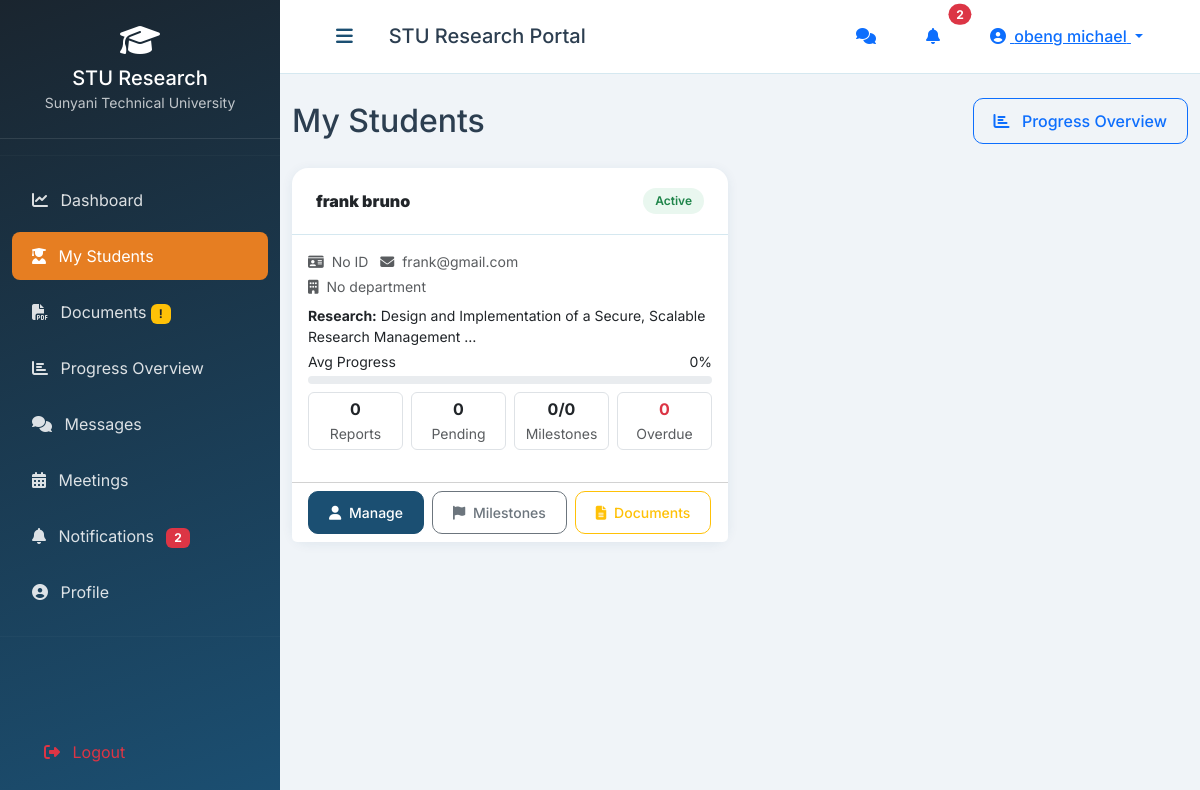
The page /supervisor/students/ (signed in) on the database its author committed.
### research/models.py (models this page shows, shortened)
class User(AbstractUser):
    ROLE_CHOICES = (
        ('admin', 'Administrator'),
        ('supervisor', 'Supervisor'),
        ('student', 'Student'),
    )
    role = models.CharField(max_length=20, choices=ROLE_CHOICES, default='student')
    student_id = models.CharField(max_length=50, unique=True, null=True, blank=True)
    phone = models.CharField(max_length=20, blank=True)
    department = models.CharField(max_length=100, blank=True)
    profile_pic = models.ImageField(upload_to='profile_pics/', null=True, blank=True)
    is_active = models.BooleanField(default=True)
    last_seen = models.DateTimeField(null=True, blank=True)

class Allocation(models.Model):
    STATUS_CHOICES = (
        ('active', 'Active'),
        ('completed', 'Completed'),
        ('terminated', 'Terminated'),
    )
    proposal = models.OneToOneField(
        Proposal, on_delete=models.CASCADE, related_name='allocation'
    )
    student = models.ForeignKey(
        User, on_delete=models.CASCADE,
        related_name='allocations_as_student',
        limit_choices_to={'role': 'student'}
    )
    supervisor = models.ForeignKey(
        User, on_delete=models.CASCADE,
        related_name='allocations_as_supervisor',
        limit_choices_to={'role': 'supervisor'}
    )
    allocated_by = models.ForeignKey(
        User, on_delete=models.SET_NULL, null=True,
        related_name='allocations_made'
    )
    match_score = models.FloatField(
        default=0.0,
        help_text="Cosine similarity score from chaotic allocation algorithm (0–1)"
    )
    allocation_date = models.DateTimeField(auto_now_add=True)
    status = models.CharField(max_length=20, choices=STATUS_CHOICES, default='active')
    notes = models.TextField(blank=True)

class Proposal(models.Model):
    STATUS_CHOICES = (
        ('draft', 'Draft'),
        ('submitted', 'Submitted'),
        ('under_review', 'Under Review'),
        ('approved', 'Approved'),
        ('rejected', 'Rejected'),
        ('revision_required', 'Revision Required'),
    )
    student = models.ForeignKey(
        User, on_delete=models.CASCADE,
        related_name='proposals',
        limit_choices_to={'role': 'student'}
    )
    title = models.CharField(max_length=500)
    abstract = models.TextField(blank=True)
    objectives = models.TextField(blank=True)
    methodology = models.TextField(blank=True)
    background = models.TextField(blank=True)
    expected_outcomes = models.TextField(blank=True)
    keywords = models.CharField(max_length=500, blank=True, help_text="Comma separated keywords")
    department = models.CharField(max_length=100, blank=True)
    program = models.CharField(max_length=100, blank=True)
    academic_year = models.CharField(max_length=20, blank=True)
    document = models.FileField(upload_to='proposals/', null=True, blank=True)
    status = models.CharField(max_length=30, choices=STATUS_CHOICES, default='draft')
    admin_comments = models.TextField(blank=True)
    submission_date = models.DateTimeField(null=True, blank=True)
    review_date = models.DateTimeField(null=True, blank=True)
    created_at = models.DateTimeField(auto_now_add=True)
    updated_at = models.DateTimeField(auto_now=True)

### research/views.py (the view)
# urls.py: path('supervisor/students/', views.supervisor_students, name='supervisor_students'),
@login_required
@role_required('supervisor')
def supervisor_students(request):
    user = request.user
    allocations = list(
        Allocation.objects
        .filter(supervisor=user, status='active')
        .select_related('student', 'proposal')
        .order_by('student__first_name')
    )
    for alloc in allocations:
        reports = ProgressReport.objects.filter(allocation=alloc)
        alloc.avg_progress = int(
            reports.aggregate(Avg('percentage_complete'))['percentage_complete__avg'] or 0
        )
        alloc.report_count  = reports.count()
        alloc.pending_docs  = reports.filter(status='submitted').count()
        alloc.last_report   = reports.order_by('-submitted_at').first()
        alloc.total_milestones = Milestone.objects.filter(allocation=alloc).count()
        alloc.done_milestones  = Milestone.objects.filter(allocation=alloc, status='completed').count()
        alloc.overdue_milestones = Milestone.objects.filter(
            allocation=alloc,
            due_date__lt=timezone.now().date(),
            status__in=['pending', 'in_progress']
        ).count()
    context = {
        'allocations': allocations,
        'section': 'students',
    }
    return render(request, 'research/supervisor/students.html', context)

### research/context_processors.py (called while the page is built)
def notification_count(request):
    if request.user.is_authenticated:
        notif_count = Notification.objects.filter(user=request.user, is_read=False).count()
        try:
            from .models import Message
            msg_count = Message.objects.filter(recipient=request.user, is_read=False).count()
        except Exception:
            msg_count = 0
        return {
            'unread_notification_count': notif_count,
            'unread_msg_count': msg_count,
        }
    return {'unread_notification_count': 0, 'unread_msg_count': 0}

def user_role(request):
    if request.user.is_authenticated:
        return {'user_role': request.user.role}
    return {'user_role': None}

### research/views.py (called while the page is built)
def role_required(*roles):
    def decorator(view_func):
        @wraps(view_func)
        def wrapper(request, *args, **kwargs):
            if not request.user.is_authenticated:
                messages.warning(request, 'Please log in to access this page.')
                return redirect('login')
            if request.user.role not in roles and not request.user.is_superuser:
                messages.error(request, 'You do not have permission to access this page.')
                return redirect('dashboard')
            return view_func(request, *args, **kwargs)
        return wrapper
    return decorator

### templates/research/supervisor/students.html (shortened to what this page needs)
{% extends 'base.html' %}
{% load static %}
{% block content %}
<div class="d-flex justify-content-between align-items-center mb-4">
    <h2 class="mb-0">My Students</h2>
    <a href="{% url 'supervisor_progress_overview' %}" class="btn btn-outline-primary">
        <i class="fas fa-chart-bar me-2"></i> Progress Overview
    </a>
</div>
{% if not allocations %}
<div class="alert alert-info"><i class="fas fa-info-circle me-2"></i>No students assigned to you yet.</div>
{% else %}
<div class="row g-4">
    {% for alloc in allocations %}
    <div class="col-md-6">
        <div class="card h-100 {% if alloc.overdue_milestones %}border-danger{% endif %}">
            <div class="card-header d-flex justify-content-between align-items-center">
                <strong>{{ alloc.student.get_full_name|default:alloc.student.username }}</strong>
                <span class="badge-status badge-{{ alloc.status }}">{{ alloc.get_status_display }}</span>
            </div>
            <div class="card-body">
                <p class="small text-muted mb-1">
                    <i class="fas fa-id-card me-1"></i> {{ alloc.student.student_id|default:"No ID" }} &nbsp;
                    <i class="fas fa-envelope me-1"></i> {{ alloc.student.email }}
                </p>
                <p class="small text-muted mb-2">
                    <i class="fas fa-building me-1"></i> {{ alloc.student.department|default:"No department" }}
                </p>
                <p class="small mb-1"><strong>Research:</strong> {{ alloc.proposal.title|truncatechars:70 }}</p>
                <div class="mb-2">
                    <div class="d-flex justify-content-between small mb-1">
                        <span>Avg Progress</span><span>{{ alloc.avg_progress }}%</span>
                    </div>
                    <div class="progress" style="height:8px;">
                    </div>
                </div>
                <div class="row g-2 text-center mb-3">
                    <div class="col-3">
                        <div class="border rounded p-1">
                            <div class="fw-bold">{{ alloc.report_count }}</div>
                            <small class="text-muted">Reports</small>
                        </div>
                    </div>
                    <div class="col-3">
                        <div class="border rounded p-1 {% if alloc.pending_docs %}bg-warning bg-opacity-25{% endif %}">
                            <div class="fw-bold">{{ alloc.pending_docs }}</div>
                            <small class="text-muted">Pending</small>
                        </div>
                    </div>
                    <div class="col-3">
                        <div class="border rounded p-1">
                            <div class="fw-bold">{{ alloc.done_milestones }}/{{ alloc.total_milestones }}</div>
                            <small class="text-muted">Milestones</small>
                        </div>
                    </div>
                    <div class="col-3">
                        <div class="border rounded p-1 {% if alloc.overdue_milestones %}bg-danger bg-opacity-25{% endif %}">
                            <div class="fw-bold text-danger">{{ alloc.overdue_milestones }}</div>
                            <small class="text-muted">Overdue</small>
                        </div>
                    </div>
                </div>
            </div>
            <div class="card-footer bg-white d-flex gap-2 flex-wrap">
                <a href="{% url 'supervisor_student_detail' alloc.student.id %}" class="btn btn-sm btn-primary">
                    <i class="fas fa-user me-1"></i> Manage
                </a>
                <a href="{% url 'supervisor_milestones' alloc.student.id %}" class="btn btn-sm btn-outline-secondary">
                    <i class="fas fa-flag me-1"></i> Milestones
                </a>
                <a href="{% url 'supervisor_documents' %}?student={{ alloc.student.id }}" class="btn btn-sm btn-outline-warning">
                    <i class="fas fa-file-alt me-1"></i> Documents
                </a>
            </div>
        </div>
    </div>
    {% endfor %}
</div>
{% endif %}
{% endblock %}

### templates/base.html (shortened to what this page needs)
<!DOCTYPE html>
<html lang="en">
<head>
    <link href="https://cdn.jsdelivr.net/npm/bootstrap@5.3.2/dist/css/bootstrap.min.css" rel="stylesheet">
    <link rel="stylesheet" href="https://cdnjs.cloudflare.com/ajax/libs/font-awesome/6.5.0/css/all.min.css">
    {% load static %}
    <link rel="stylesheet" href="{% static 'css/custom.css' %}">
</head>
<body>
{% if user.is_authenticated %}{% include 'includes/sidebar.html' %}{% endif %}
<div class="main-content {% if user.is_authenticated %}with-sidebar{% endif %}">
    {% if user.is_authenticated %}
    <nav class="top-nav">
        <div class="container-fluid">
            <div class="d-flex justify-content-between align-items-center">
                <div class="d-flex align-items-center">
                    <button class="sidebar-toggle btn btn-link" id="sidebarToggle" aria-label="Toggle sidebar">
                        <i class="fas fa-bars"></i>
                    </button>
                    <h5 class="mb-0 ms-3 d-none d-md-block">STU Research Portal</h5>
                </div>
                <div class="d-flex align-items-center gap-2">
                    <a href="{% url 'conversation_list' %}" class="btn btn-link position-relative" title="Messages">
                        <i class="fas fa-comments"></i>
                    </a>
                    <div class="dropdown">
                        <button class="btn btn-link position-relative" type="button"
                                id="notifToggle" data-bs-toggle="dropdown"
                                aria-expanded="false" aria-label="Notifications">
                            <i class="fas fa-bell"></i>
                            <span id="notif-badge"
                                  class="position-absolute top-0 start-100 translate-middle badge rounded-pill bg-danger
                                         {% if not unread_notification_count %}d-none{% endif %}">
                                {{ unread_notification_count|default:"0" }}
                            </span>
                        </button>
                    </div>
                    <div class="dropdown">
                        <button class="btn btn-link dropdown-toggle" type="button" data-bs-toggle="dropdown">
                            <i class="fas fa-user-circle me-1"></i>
                            <span class="d-none d-md-inline">{{ user.get_full_name|default:user.username }}</span>
                        </button>
                    </div>
                </div>
            </div>
        </div>
    </nav>
    {% endif %}
    <main class="py-4">
        <div class="container-fluid">
            {% block content %}{% endblock %}
        </div>
    </main>
</div>
<div id="toast-container" class="toast-container position-fixed bottom-0 end-0 p-3" style="z-index:1200;"></div>
</body>
</html>

### research/static/css/custom.css (style rules this page uses)
:root { --primary: #1B4F72; --primary-dark: #0D3B5E; --primary-light: #2E86C1; --secondary: #2980B9; --accent: #E67E22; --success: #27AE60; --danger: #E74C3C; --warning: #F39C12; --light: #EBF5FB; --dark: #1A252F; --gray: #7F8C8D; --border: #D5E8F0; }
* { margin: 0; padding: 0; box-sizing: border-box; }
body { font-family: 'Inter', sans-serif; background: #F0F4F8; color: #2C3E50; }
.main-content { margin-left: 280px; transition: all 0.3s ease; min-height: 100vh; }
.top-nav { background: white; padding: 12px 24px; border-bottom: 1px solid var(--border); position: sticky; top: 0; z-index: 999; }
.sidebar-toggle { color: var(--primary); font-size: 1.2rem; background: transparent; border: none; }
.card { border: none; border-radius: 16px; box-shadow: 0 2px 12px rgba(27,79,114,0.08); transition: all 0.2s; }
.card-header { background: transparent; border-bottom: 1px solid var(--border); padding: 20px 24px; font-weight: 600; }
.badge-status { display: inline-block; padding: 4px 12px; border-radius: 20px; font-size: 0.75rem; font-weight: 600; }
.badge-active { background: #E9F7EF; color: #1E8449; }
.btn { border-radius: 10px; padding: 10px 20px; font-weight: 500; }
.btn-primary { background: var(--primary); border-color: var(--primary); }
.toast-container { position: fixed; bottom: 20px; right: 20px; z-index: 1100; }

### rows shown on the page
User: get_full_name "obeng michael"
Allocation: student.get_full_name "frank bruno", status "Active", student.student_id "No ID", student.email "frank@gmail.com", student.department "No department", proposal "Design and Implementation of a Secure, Scalable Research Management …", avg_progress "0", report_count "0", pending_docs "0", done_milestones "0", total_milestones "0", overdue_milestones "0"

### other values the page prints
{{ unread_notification_count }} "2"
{{ unread_notification_count|default:"0" }} "2"
